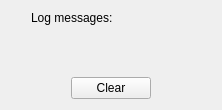
      <widget class="QWidget" name="tab_5">
       <attribute name="title">
        <string>Logging</string>
       </attribute>
       <layout class="QGridLayout" name="gridLayout_15">
        <item row="1" column="2">
         <layout class="QVBoxLayout" name="verticalLayout_10">
          <item>
           <spacer name="verticalSpacer_3">
            <property name="orientation">
             <enum>Qt::Vertical</enum>
            </property>
            <property name="sizeHint" stdset="0">
             <size>
              <width>20</width>
              <height>40</height>
             </size>
            </property>
           </spacer>
          </item>
         </layout>
        </item>
        <item row="2" column="1">
         <layout class="QHBoxLayout" name="horizontalLayout_5">
          <item>
           <spacer name="horizontalSpacer_20">
            <property name="orientation">
             <enum>Qt::Horizontal</enum>
            </property>
            <property name="sizeHint" stdset="0">
             <size>
              <width>40</width>
              <height>20</height>
             </size>
            </property>
           </spacer>
          </item>
          <item>
           <widget class="QPushButton" name="logger_clear">
            <property name="text">
             <string>Clear</string>
            </property>
           </widget>
          </item>
          <item>
           <spacer name="horizontalSpacer_5">
            <property name="orientation">
             <enum>Qt::Horizontal</enum>
            </property>
            <property name="sizeHint" stdset="0">
             <size>
              <width>40</width>
              <height>20</height>
             </size>
            </property>
           </spacer>
          </item>
         </layout>
        </item>
        <item row="0" column="1">
         <widget class="QLabel" name="label_29">
          <property name="text">
           <string>Log messages:</string>
          </property>
         </widget>
        </item>
        <item row="1" column="1">
         <widget class="MantidQt::MantidWidgets::MessageDisplay" name="logging_field" native="true">
          <property name="source" stdset="0">
           <string>SANS</string>
          </property>
         </widget>
        </item>
        <item row="1" column="0">
         <layout class="QVBoxLayout" name="verticalLayout_14">
          <item>
           <spacer name="verticalSpacer_5">
            <property name="orientation">
             <enum>Qt::Vertical</enum>
            </property>
            <property name="sizeHint" stdset="0">
             <size>
              <width>20</width>
              <height>40</height>
             </size>
            </property>
           </spacer>
          </item>
         </layout>
        </item>
       </layout>
      </widget>
